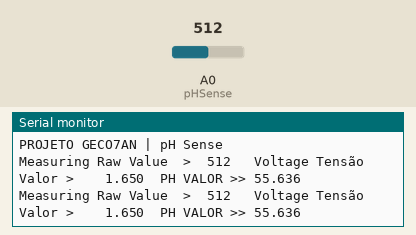
A sketch run on a simulated ESP8266 (NodeMCU). On the bench: the last lines printed to the serial monitor. The test bench sets the inputs (shaded band); at power-on: A0 (pHSense) = 512.

Above: at 1.3 s.
1.4 s: A0 (pHSense) set to 716
At 2.7 s:
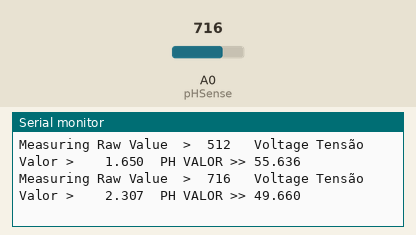
2.9 s: A0 (pHSense) set to 900
At 4.0 s:
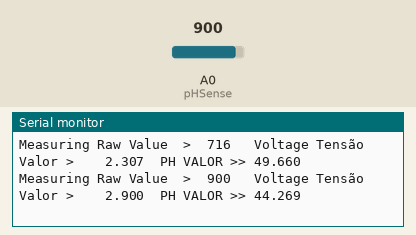
Timing chart, 0 to 5.9 s (numbered marks = the images above; inputs shaded):
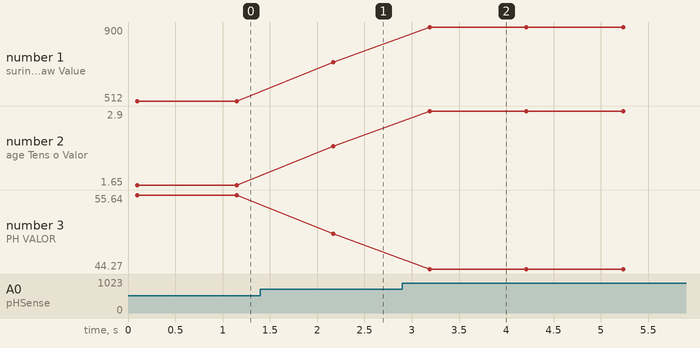

Measured:
- after the input at 1.4 s, the serial monitor: prints a new line after 0.77 s (image 1)
- after the input at 2.9 s, the serial monitor: prints a new line after 0.29 s (image 2)
- plotted number 1: 512 → 716 after the input at 1.4 s, 716 → 900 after the input at 2.9 s
- plotted number 2: 1.65 → 2.31 after the input at 1.4 s, 2.31 → 2.9 after the input at 2.9 s
- plotted number 3: 55.64 → 49.66 after the input at 1.4 s, 49.66 → 44.27 after the input at 2.9 s

The sketch:

esp_phsensor.ino
```cpp
#include <BearSSLHelpers.h>
#include <CertStoreBearSSL.h>
#include <ESP8266WiFi.h>
#include <ESP8266WiFiAP.h>
#include <ESP8266WiFiGeneric.h>
#include <ESP8266WiFiMulti.h>

#include <ESP8266wifi.h>
#include <Wire.h>


int pHSense = A0;     //PH

const char* ssid     = "Banhode1hora";         // REDE
const char* password = "5239asfalto";      // REDE
int wifiStatus;                              // REDE


void setup() {

  Serial.begin(9600);
    delay(100);
    Serial.println("PROJETO GECO7AN | pH Sense");
 /*

 // Iniciar ligação à rede
      Serial.println();
      Serial.println();
      Serial.print("A ligar à rede ");
      Serial.println(ssid);

      WiFi.begin(ssid, password);

      while (WiFi.status() != WL_CONNECTED)
      {
        delay(500);
        Serial.print(".");
      }


      //STATUS DA CONEXÃO DA REDE
       wifiStatus = WiFi.status();

      if(wifiStatus == WL_CONNECTED)
      {
         Serial.println("");
         Serial.println("O seu nodeMCU está ligado!");
         Serial.print("Endereço IP: ");
         Serial.println(WiFi.localIP());
      }
      else
      {
        Serial.println("");
        Serial.println("OPAAA DU RUIM...o seu nodeMCU não se consegue ligar...");
      }

      delay(1000);
 */
}


void loop(){


  //DAQUI PARA BAIXO É O CODIGO DE AJUSTE E MEDIÇÃO DO PH
    int measuringVal = analogRead(pHSense);
    Serial.print("Measuring Raw Value  >  ");
    Serial.print(measuringVal);

    double vltValue = 3.3/1024.0 * measuringVal;    //
    Serial.print("   Voltage Tensão Valor >    ");
    Serial.print(vltValue, 3);

    float P0 = 7 + ((2,7 - vltValue) / 0.11); //<< PRA CHEGAR NESSE ZERO 11 CALCULEI A PROPORCIONALIDADE  PARA 3.3 E COLOQUEI -0.09 E O -3.5PRO VALOR FICAR POSITIVO  ---- float P0 = -3.5 + ((1.65 - vltValue) / -0.11);
    //float A0 = P0 * 10;
    Serial.print("");
    Serial.print("  PH VALOR >> ");
    //Serial.println(A0, 3);
    Serial.println(P0, 3);
    Serial.print("");
    delay(1000);  // PODEMOS POR UM DALAY MAIOR, ESTA 1000 APENAS PARA PODERMOS FAZER UMA MEDIA DEPOIS
}


//CODIGO PARA ADICIONAR FIREBASE    ---> ACESSAR  --> https://github.com/FirebaseExtended/firebase-arduino/tree/master/examples/FirebaseDemo_ESP8266
//Start Arduino
//Open File > Examples > FirebaseArduino > FirebaseRoom_ESP8266
//In FirebaseRoom_ESP8266: Replace WIFI_SSID and WIFI_PASSWORD with WiFi credentials
//Go to https://firebase.google.com/console/ and create a new Firebase Project
//Go to Database


/*
#include <ESP8266WiFi.h>

#include <FirebaseCloudMessaging.h>

// Set these to run example.
#define WIFI_SSID "SSID"
#define WIFI_PASSWORD "PASSWORD"

#define SERVER_KEY "key_from_dashboard"
#define CLIENT_REGISTRATION_ID "key_from_client_after_registration"

void setup() {
  Serial.begin(9600);

  // connect to wifi.
  WiFi.begin(WIFI_SSID, WIFI_PASSWORD);
  Serial.print("connecting");
  while (WiFi.status() != WL_CONNECTED) {
    Serial.print(".");
    delay(500);
  }
  Serial.println();
  Serial.print("connected: ");
  Serial.println(WiFi.localIP());

  FirebaseCloudMessaging fcm(SERVER_KEY);
  FirebaseCloudMessage message =
    FirebaseCloudMessage::SimpleNotification("Hello World!", "What's happening?");
  FirebaseError error = fcm.SendMessageToUser(CLIENT_REGISTRATION_ID, message);
  if (error) {
    Serial.print("Error:");
    Serial.print(error.code());
    Serial.print(" :: ");
    Serial.println(error.message().c_str());
  } else {
    Serial.println("Sent OK!");
  }
}

void loop() {
}


*/
```
